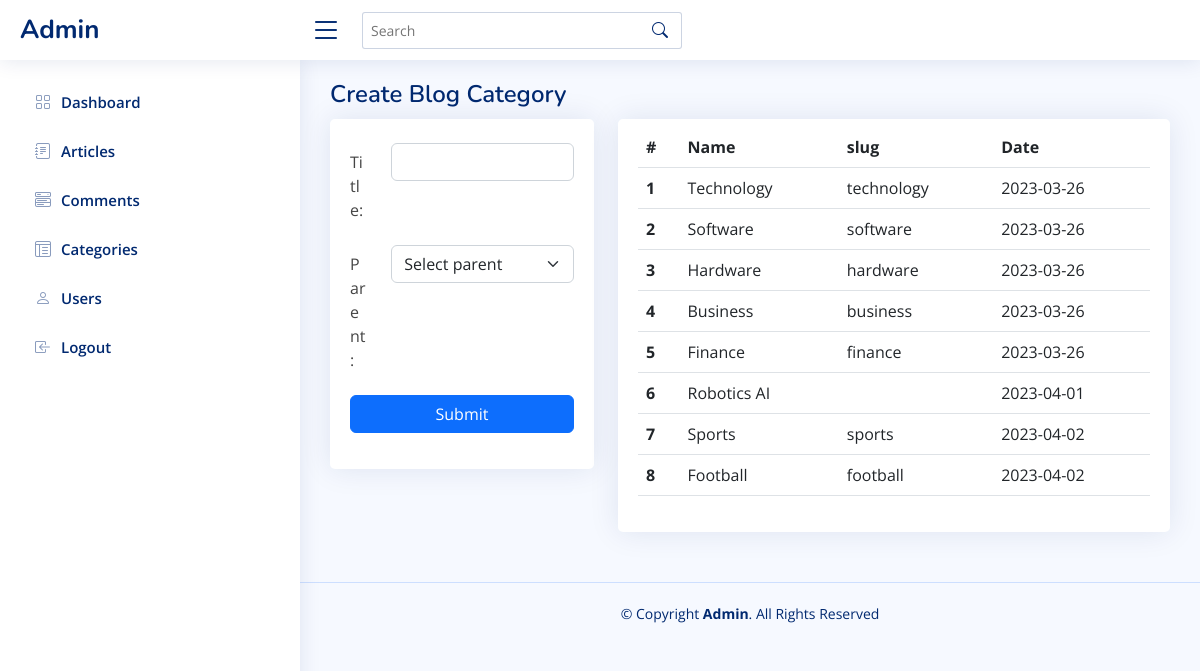
The app's page /admin/category.php (signed in) with its own data.
### tables this page shows
CREATE TABLE `categories` (
  `id` int(11) NOT NULL,
  `name` varchar(255) NOT NULL,
  `slug` varchar(255) NOT NULL,
  `parent_id` varchar(50) DEFAULT NULL,
  `date_created` datetime DEFAULT CURRENT_TIMESTAMP
);

### admin/includes/classes/dataAccessObject.php (called while the page is built, shortened)
<?php
class DataAccessObject {
    private $conn;
    public function __construct() {
        $this->conn = new mysqli('localhost', 'newsbloguser', 'newsbloguser', 'newsblog');
    }
    public function getAllRecords($table)
    {
        $sql = "SELECT * FROM $table";
        $result = $this->conn->query($sql);
        if ($result->num_rows > 0) {
            $data = array();
            while ($row = $result->fetch_assoc()) {
                $data[] = $row;
            }
            return $data;
        } else {
            return null;
        }
    }
}

### admin/category.php (the view, shortened to what this page needs)
<?php
$dataObject = new DataAccessObject();
$allCategories = $dataObject->getAllRecords('categories');
?>
<!DOCTYPE html>
<html lang="en">
<head>
<?php require_once ('./includes/head.php'); ?>
</head>
<body>
<?php require_once ('./includes/header.php'); ?>
<?php require_once ('./includes/sidebar.php'); ?>
    <main id="main" class="main">
    <div class="pagetitle">
        <h1>Create Blog Category</h1>
    </div>
    <section class="section">
        <form method="post" action="./includes/addCategory.php" enctype="multipart/form-data">
            <div class="row">
                <div class="col-lg-4">
                  <div class="card">
                      <div class="card-body pt-2">
                          <div class="row my-3">
                              <label for="title" class="col-sm-2 col-form-label">Title:</label>
                              <div class="col-sm-10">
                                  <input type="text" class="form-control" id="title" name="title" required>
                              </div>
                          </div>
                          <div class="row my-3">
                              <label for="parent_id" class="col-sm-2 col-form-label">Parent:</label>
                              <div class="col-sm-10">
                                  <select class="form-select" id="categoriesList" name="parent_id">
                                      <option selected value="">Select parent</option>
                                  </select>
                              </div>
                          </div>
                          <div class="row my-3">
                              <div class="col-sm-12">
                                  <input type="submit" class="btn btn-primary w-100" value="Submit">
                              </div>
                          </div>
                      </div>
                  </div>
              </div>
                <div class="col-lg-8">
                    <div class="card">
                        <div class="card-body pt-2">
                            <table class="table datatable">
                                <thead>
                                <tr>
                                    <th scope="col">#</th>
                                    <th scope="col">Name</th>
                                    <th scope="col">slug</th>
                                    <th scope="col">Date</th>
                                </tr>
                                </thead>
                                <tbody>
                                <?php
                                $i = 1;
                                foreach ($allCategories as $category):
                                    $dateTime = explode(' ', $category['date_created'])
                                    ?>
                                    <tr>
                                        <th scope="row"><?php echo $i; ?></th>
                                        <td><?php echo $category['name']; ?></td>
                                        <td><?php echo $category['slug']; ?></td>
                                        <td><?php echo $dateTime[0]; ?></td>
                                    </tr>
                                <?php $i++; endforeach; ?>
                                </tbody>
                            </table>
                        </div>
                    </div>
                </div>
            </div>
        </form>
    </section>
  </main>
<?php require_once ('./includes/footer.php'); ?>
</body>
</html>

### admin/assets/css/style.css (style rules this page uses)
:root { scroll-behavior: smooth; }
body { font-family: "Open Sans", sans-serif; background: #f6f9ff; color: #444444; }
h1, h2, h3, h4, h5, h6 { font-family: "Nunito", sans-serif; }
#main { margin-top: 60px; padding: 20px 30px; transition: all 0.3s; }
.pagetitle { margin-bottom: 10px; }
.pagetitle h1 { font-size: 24px; margin-bottom: 0; font-weight: 600; color: #012970; }
.card { margin-bottom: 30px; border: none; border-radius: 5px; box-shadow: 0px 0 30px rgba(1, 41, 112, 0.1); }
.card-body { padding: 0 20px 20px 20px; }
@media (min-width: 1200px) { #main, #footer { margin-left: 300px; } }

### records on screen
categories: name "Technology", slug "technology", date_created "2023-03-26"
categories: name "Software", slug "software", date_created "2023-03-26"
categories: name "Hardware", slug "hardware", date_created "2023-03-26"
categories: name "Business", slug "business", date_created "2023-03-26"
categories: name "Finance", slug "finance", date_created "2023-03-26"
categories: name "Robotics AI", date_created "2023-04-01"
categories: name "Sports", slug "sports", date_created "2023-04-02"
categories: name "Football", slug "football", date_created "2023-04-02"
